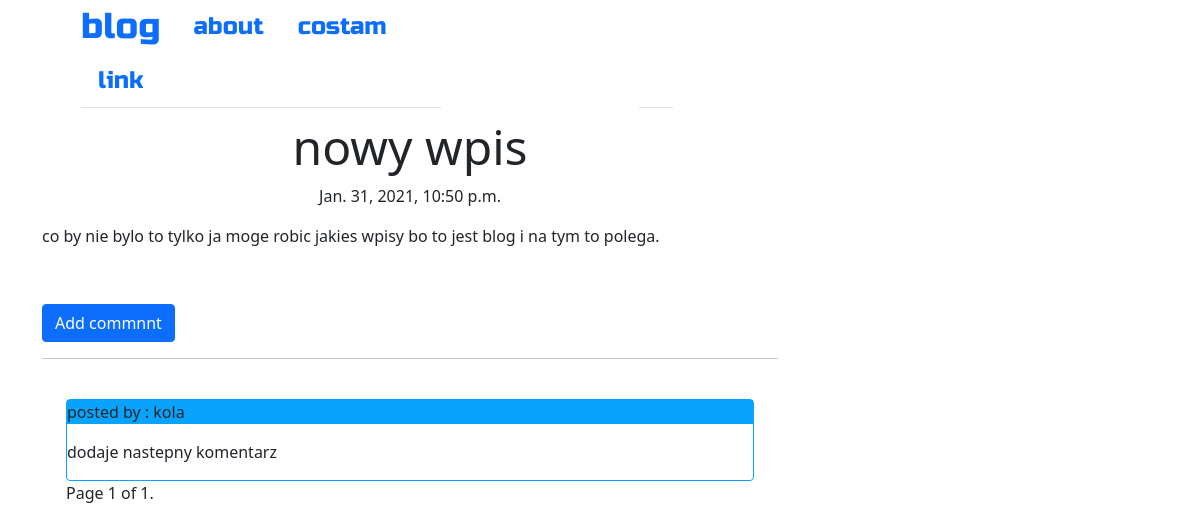
Screenshot of /blog/post/3 with the database file from the repository.
### blog/models.py (models this page shows, shortened)
class Post(models.Model):
    author = models.ForeignKey('auth.User', on_delete=models.CASCADE)
    title = models.CharField(max_length=200)
    text = models.TextField()
    create_date = models.DateTimeField(default=timezone.now)
    published_date = models.DateTimeField(blank=True, null=True)
    def comments_not_approved(self):
        to_approve = self.comments.filter(approved_comments = False)
        return to_approve

class Comment(models.Model):
    post = models.ForeignKey('blog.Post', on_delete=models.CASCADE, related_name='comments')
    author = models.CharField(max_length=200)
    text = models.TextField()
    create_date = models.DateTimeField(default=timezone.now)
    approved_comments = models.BooleanField(default=False)

### blog/views.py (the view)
# urls.py: re_path(r'post/(?P<pk>\d+)$', views.PostDetailView.as_view(), name='post_detail'),
class PostDetailView( DetailView):
    model = Post
    paginate_by = 2
    def get_context_data(self, **kwargs):
        object_list = Comment.objects.filter(post=self.get_object()).order_by('id')
        context = super(PostDetailView, self).get_context_data(object_list=object_list, **kwargs)
        activities = self.get_related_activities(object_list)
        context['page_obj'] = activities
        context['object_list'] = activities.object_list
        return context
    def get_related_activities(self, query_object_list):
        queryset = query_object_list
        paginator = Paginator(queryset, self.paginate_by)
        page = self.request.GET.get('page')
        activities = paginator.get_page(page)
        return activities

### blog/templates/blog/post_detail.html (shortened to what this page needs)
{% extends 'blog/base.html' %}
{% block content%}
<h3 class=" posttitle loader">{{post.title}}</h3>
{% if post.published_date %}
    <div class="date postdate"> {{ post.published_date}}</div>
{% else %}
    <a class="btn btn-primary" href="{% url 'post_publish' pk=post.pk %}">Publish</a>
{% endif%}
<p class="postcontent">{{ post.text|safe|linebreaksbr}}</p>
<a class="btn btn-primary btn-comment" href="{% url 'add_comment_to_post' pk=post.pk%}">Add commnnt</a>
<hr class="loader">
<div class="container">
    {% for comment in page_obj %}
    <br>
        {% if user.is_authenticated or comment.approved_comments %}
        <div class="comment">
        <p class="author">posted by : {{ comment.author}}</p>
        <p>{{ comment.text|safe|linebreaksbr}}</p>
        </div>
        {% endif %}
        {% empty %}
        <p> no comments!</p>
     <hr>
    {% endfor %}
    <div class="pagination">
    <span class="step-links">
        <span class="current">
            Page {{ page_obj.number }} of {{ page_obj.paginator.num_pages }}.
        </span>
    </span>
</div>
</div>
{% endblock %}

### blog/static/css/blog.css (style rules this page uses)
.postdate { text-align: center; }
.posttitle { font-font:'Russo One' , sans-serif; font-size: 3em; text-align: center; }
.postcontent { font-family: 'Monserrat'; font-size: 1.5em; }
.btn-comment { position: absoulute; right: 0px; }
.loader { filter:hue-rotate(0deg); color:linear-gradient(45deg,#0f8,#08f); animation:hue 10000ms infinite linear; }
.comment { border-style: ridge; border-radius: 4px; border:solid 1px; border-color: #08a3fc; }
.author { background-color: #08a3fc; }

### rows the page displays
Post: title "nowy wpis", published_date "Jan. 31, 2021, 10:50 p.m.", text "co by nie bylo to tylko ja moge robic jakies wpisy bo to jest blog i na tym to polega."
Comment: author "kola", text "dodaje nastepny komentarz"

### other values shown
{{ page_obj.number }} "1"
{{ page_obj.paginator.num_pages }} "1"
